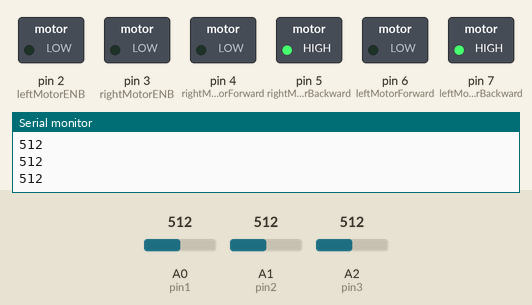
This sketch was run on a simulated Arduino Uno, built with avr-gcc and run on an emulated ATmega328P. Shown: switched loads named in the sketch (green lamp = pin HIGH), the last lines printed to the serial monitor. Dashed ring = blinking. The test bench sets the inputs (shaded band); at power-on: A0 (pin1) = 512, A1 (pin2) = 512, A2 (pin3) = 512.

Above: at 1.2 s.
1.3 s: A0 (pin1) set to 490
At 1.9 s:
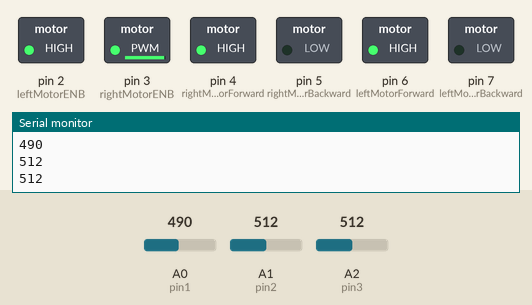
4.3 s: A1 (pin2) set to 306
At 4.86 s:
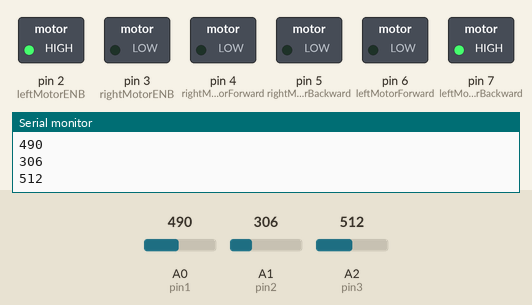
7.3 s: A2 (pin3) set to 490
At 8.4 s:
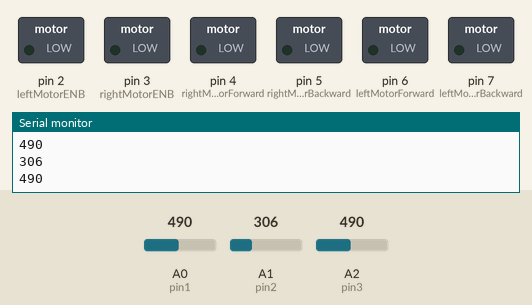
9.0 s: A2 (pin3) set to 516
At 9.31 s:
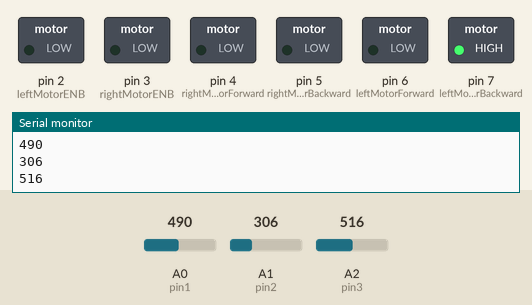
12.0 s: A0 (pin1) set to 510
At 12.24 s:
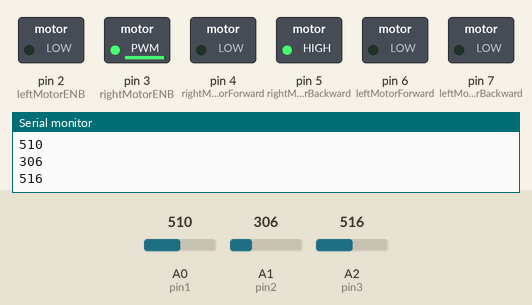
15.0 s: A1 (pin2) set to 511
At 15.62 s:
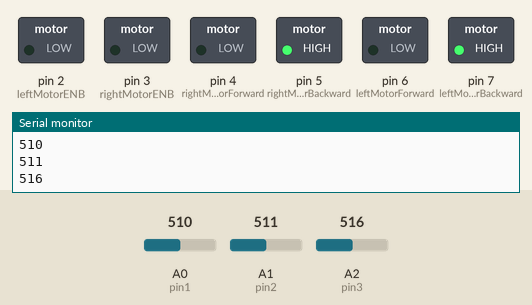
Timing chart, 0 to 19.0 s (numbered marks = the images above; inputs shaded):
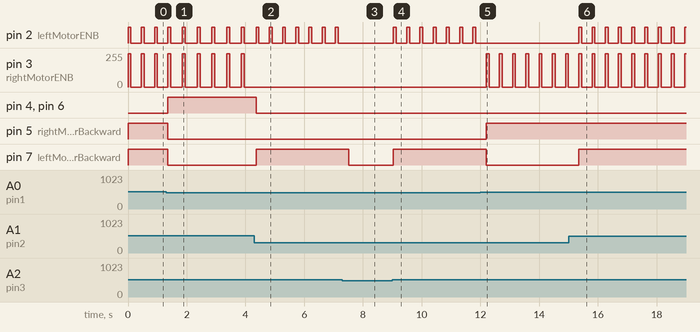

The sketch:

arduino_code.ino
```cpp
int leftMotorForward = 6;
int rightMotorForward = 4;
int leftMotorBackward = 7;
int rightMotorBackward = 5;

int rightMotorENB = 3;
int leftMotorENB = 2;

int pin3 = A2;
int pin1 = A0;
int pin2 = A1;

int data1;
int data2;
int data3;

void setup() {
  pinMode(leftMotorForward, OUTPUT);
  pinMode(rightMotorForward, OUTPUT);
  pinMode(leftMotorBackward, OUTPUT);
  pinMode(rightMotorBackward, OUTPUT);
  pinMode(pin1,INPUT);
  pinMode(pin2,INPUT);
  pinMode(pin3,INPUT);
  pinMode(leftMotorENB, OUTPUT);
  pinMode(rightMotorENB, OUTPUT);
  Serial.begin(9600);
}

void loop() {
   // analogWrite(pin3,LOW);
    data1 = analogRead(pin1);
    data2 = analogRead(pin2);
    data3 = analogRead(pin3);
    Serial.println(data1);
    Serial.println(data2);
    Serial.println(data3);
    //delay(3000);
    if (data1 >500 && data2 > 500 && data3 > 500)
    { MotorForward();
      delay(300);
      digitalWrite(leftMotorENB,LOW);
      digitalWrite(rightMotorENB,LOW);
    }
    /* If the incoming data is "backward", run the "MotorBackward" function */
    else if (data1 < 500 && data2 > 500 && data3 > 500)
    {
      MotorBackward();
      delay(300);
      digitalWrite(leftMotorENB,LOW);
      digitalWrite(rightMotorENB,LOW);
      }
    /* If the incoming data is "left", run the "TurnLeft" function */
    else if (data1 > 500 && data2 < 500 && data3 > 500)
    {
      TurnLeft();
      delay(300);
      digitalWrite(leftMotorENB,LOW);
      digitalWrite(rightMotorENB,LOW);
    }
    /* If the incoming data ins "right", run the "TurnRight" function */
    else if (data1 < 500 && data2 < 500 && data3 > 500)
    {
      TurnRight();
      delay(300);
      digitalWrite(leftMotorENB,LOW);
      digitalWrite(rightMotorENB,LOW);
    }
    /* If the incoming data is "stop", run the "MotorStop" function */
    else if (data1 < 500 && data2 < 500 && data3 < 500)
    {
      MotorStop();
    }
}

/********************************************* FORWARD *****************************************************/
void MotorBackward(void)
{
  analogWrite(leftMotorENB,150);
  analogWrite(rightMotorENB,250);
  digitalWrite(leftMotorForward,HIGH);
  digitalWrite(rightMotorForward,HIGH);
  digitalWrite(leftMotorBackward,LOW);
  digitalWrite(rightMotorBackward,LOW);
  delay(100);
  digitalWrite(leftMotorENB,LOW);
  digitalWrite(rightMotorENB,LOW);
  delay(100);
}

/********************************************* BACKWARD *****************************************************/
void MotorForward(void)
{
  analogWrite(leftMotorENB,130);
  analogWrite(rightMotorENB,250);
  digitalWrite(leftMotorBackward,HIGH);
  digitalWrite(rightMotorBackward,HIGH);
  digitalWrite(leftMotorForward,LOW);
  digitalWrite(rightMotorForward,LOW);
  delay(100);
  digitalWrite(leftMotorENB,LOW);
  digitalWrite(rightMotorENB,LOW);
  delay(50);

}

/********************************************* TURN LEFT *****************************************************/
void TurnRight(void)
{
  analogWrite(leftMotorENB,150);
  analogWrite(rightMotorENB,0);
  digitalWrite(leftMotorForward,LOW);
  digitalWrite(rightMotorForward,LOW);
  digitalWrite(rightMotorBackward,LOW);
  digitalWrite(leftMotorBackward,HIGH);
  delay(100);
  digitalWrite(leftMotorENB,LOW);
  digitalWrite(rightMotorENB,LOW);
  delay(50);
}


/********************************************* TURN RIGHT *****************************************************/
void TurnLeft(void)
{
  analogWrite(leftMotorENB,0);
  analogWrite(rightMotorENB,250);
  digitalWrite(leftMotorForward,LOW);
  digitalWrite(rightMotorForward,LOW);
  digitalWrite(rightMotorBackward,HIGH);
  digitalWrite(leftMotorBackward,LOW);
  delay(100);
  digitalWrite(leftMotorENB,LOW);
  digitalWrite(rightMotorENB,LOW);
  delay(50);

}

/********************************************* STOP *****************************************************/
void MotorStop(void)
{
  digitalWrite(leftMotorENB,LOW);
  digitalWrite(rightMotorENB,LOW);
  digitalWrite(leftMotorForward,LOW);
  digitalWrite(leftMotorBackward,LOW);
  digitalWrite(rightMotorForward,LOW);
  digitalWrite(rightMotorBackward,LOW);
  Serial.println("stop");
}
```

Measured:
- the behaviour switches between 500 and 501 on A2 (pin3) (found by bisection; images 3 and 4)
- after the input at 1.3 s, pin 4 (rightMotorForward), pin 6 (leftMotorForward): LOW → HIGH after 0.05 s; pin 5 (rightMotorBackward), pin 7 (leftMotorBackward): HIGH → LOW after 0.05 s
- after the input at 4.3 s, pin 3 (rightMotorENB): stops changing and stays 0/255; pin 4 (rightMotorForward), pin 6 (leftMotorForward): HIGH → LOW after 0.06 s; pin 7 (leftMotorBackward): LOW → HIGH after 0.06 s
- after the input at 7.3 s, pin 2 (leftMotorENB): stops changing and stays LOW; pin 7 (leftMotorBackward): HIGH → LOW after 0.22 s
- after the input at 9.0 s, pin 2 (leftMotorENB): alternates HIGH for 0.10 s and LOW for 0.35 s, starting at once; pin 7 (leftMotorBackward): LOW → HIGH at once
- after the input at 12.0 s, pin 2 (leftMotorENB): stops changing and stays LOW; pin 3 (rightMotorENB): alternates 250/255 for 0.10 s and 0/255 for 0.35 s, starting after 0.19 s; pin 5 (rightMotorBackward): LOW → HIGH after 0.19 s; pin 7 (leftMotorBackward): HIGH → LOW after 0.19 s
- after the input at 15.0 s, pin 2 (leftMotorENB): alternates HIGH for 0.10 s and LOW for 0.35 s, starting after 0.35 s; pin 7 (leftMotorBackward): LOW → HIGH after 0.35 s
- by itself, pin 2 (leftMotorENB): alternates HIGH for 0.10 s and LOW for 0.35 s
